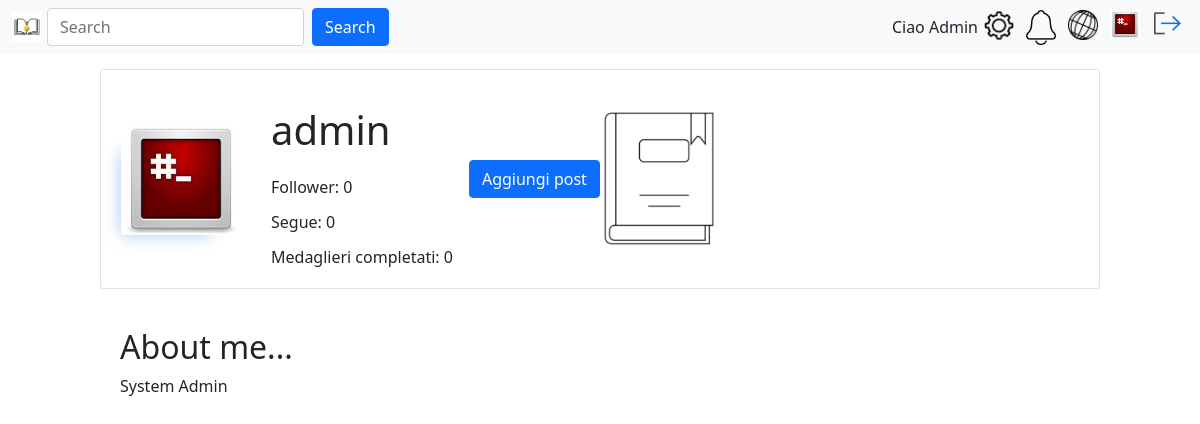
The app's page /profilePage.php?mode=post&id=7 (signed in) with its own data.
### tables this page shows
CREATE TABLE `utente` (
  `id` int(8) NOT NULL AUTO_INCREMENT,
  `username` varchar(80) NOT NULL,
  `email` varchar(80) NOT NULL,
  `pwd` varchar(120) NOT NULL,
  `immagineProfilo` varchar(255) NOT NULL,
  `isAdmin` int(1) NOT NULL,
  `descrizione` varchar(150) DEFAULT NULL,
  `stato` int(1) NOT NULL,
  `numeroFollow` int(8) NOT NULL,
  PRIMARY KEY (`id`)
);

### include/login.model.php (called while the page is built, shortened)
<?php
require_once 'config.php';
function getDbImageName(string $username){
    global $conn;
    $sql = "SELECT immagineProfilo FROM utente WHERE username = ?";
    $stmt = $conn->prepare($sql);
    $stmt->bind_param("s", $username);
    $stmt->execute();
    $result = $stmt->get_result();
    return $result->fetch_assoc()['immagineProfilo'];
}
function getUserDescription(string $username){
    global $conn;
    $sql = "SELECT descrizione FROM utente WHERE username = ?";
    $stmt = $conn->prepare($sql);
    $stmt->bind_param("s", $username);
    $stmt->execute();
    $result = $stmt->get_result();
    return $result->fetch_assoc()['descrizione'];
}
function tmpGetUsernameById($userid){
    global $conn;
    $sql = "SELECT username FROM utente WHERE id = ?";
    $stmt = $conn->prepare($sql);
    $stmt->bind_param("i", $userid);
    $stmt->execute();
    $result = $stmt->get_result();
    return $result->fetch_assoc()['username'];
}
?>

### include/login.controller.php (called while the page is built, shortened)
<?php
function getUserImage(string $username){
    $defaultProfileImage = "images/users/default.png";
    $image = "images/users/" . getDbImageName($username);
    try {
        if (is_file($image) && (getimagesize($image) !== false)) {
                return $image;
            }
    }
    catch (Exception $e) {
        echo '<script>';
        echo 'console.log("Errore nel reperire l\'immagine del profilo utente da db");';
        echo '</script>';
        }
    return $defaultProfileImage;
}
?>

### include/selectors.php (called while the page is built, shortened)
<?php
require_once("config.php");
function getMedCompletatiByUserId($idUser){
    global $conn;
    $sql = "SELECT MMM.id
            From medagliere MMM, sottoscrive SSS
            WHERE SSS.utenteId = ?
            and SSS.medagliereId = MMM.id
            and MMM.id in(
                SELECT M.id
                FROM medagliere M
                WHERE M.id not in(
                    SELECT MM.id
                    FROM medagliere MM, compone C, libro L, sottoscrive S
                    WHERE L.id = C.libroId
                    AND C.medagliereId = MM.id
                    AND MM.id = S.medagliereId
                    AND S.utenteId = ?
                        and L.id not in (
                        SELECT P.libroId
                        FROM post P
                        WHERE P.utenteId = ?)))";
    $stmt = $conn->prepare($sql);
    $stmt->bind_param("iii", $idUser, $idUser, $idUser);
    $stmt->execute();
    $result = $stmt->get_result();
    $tmp = $result->fetch_all(MYSQLI_ASSOC);
    return array_column($tmp, 'id');
}
function gestisciFollowerFollowed($userIdFrom, $isOttieniFollower){
    global $conn;
    $sql = "";
    if($isOttieniFollower){
        $sql = "SELECT * FROM segue S WHERE S.seguitoId=?;";
    } else {
        $sql = "SELECT * FROM segue S WHERE S.seguenteId=?;";
    }
    $stmt = $conn->prepare($sql);
    $stmt->bind_param("i", $userIdFrom);
    $stmt->execute();
    $result = $stmt->get_result();
    $tmp = $result->fetch_all(MYSQLI_ASSOC);
    return $tmp;
}
function ottieniFollower($userIdFrom){
    $isOttieniFollower = true;
    return gestisciFollowerFollowed($userIdFrom, $isOttieniFollower);
}
function ottieniSegue($userIdFrom){
    $isOttieniFollower = false;
    return gestisciFollowerFollowed($userIdFrom, $isOttieniFollower);
}
?>

### profilePage.php (the view, shortened to what this page needs)
<?php
include_once("include/login.controller.php");
include_once("include/login.model.php");
include_once("include/post.php");
require("include/selectors.php");
$visitPost=true;
$portalImg="images/";
if (strcmp($_GET["mode"],"post") == 0){
    $portalImg = $portalImg . "libroMedaglieri.png";
} else {
    $visitPost = false;
    $portalImg = $portalImg . "logoLetturePremiate.png";
}
$userIdvisited = $_GET["id"];
$tmpKey = tmpGetUsernameById($userIdvisited);
$userDescription = getUserDescription($tmpKey);
$completeMeds = getMedCompletatiByUserId($userIdvisited);
$amountComplete = sizeof($completeMeds);
$isMyProfilePage = true;
$nuovoPost = "Aggiungi post";
$nuovoMedagliere = "Aggiungi medagliere";
$initB = "";
$middle = "";
$endB = "";
if($isMyProfilePage) {
    $classType="btn btn-primary";
    $buttonType = "button";
    $redirectTo = "";
    if ($visitPost){
        $redirectTo = "newPost.php";
    } else {
        $redirectTo = "newMedagliere.php";
    }
    $initB = "<a href=\"" . $redirectTo . "\">";
    $middle1 = "<button class=\"" . $classType . "\" type=\"" . $buttonType . "\">";
    $middle2 = "";
    if ($visitPost){
        $middle2 = $nuovoPost;
    } else {
        $middle2 = $nuovoMedagliere;
    }
    $middle = $middle1 . $middle2;
    $endB = "</button></a>";
}
$addButt = $initB . $middle . $endB;
$counterFollower = sizeof(ottieniFollower($userIdvisited));
$counterSeguo = sizeof(ottieniSegue($userIdvisited));
?>
<!DOCTYPE html>
<html lang="it">
<head>
  <link href="https://cdn.jsdelivr.net/npm/bootstrap@5.1.3/dist/css/bootstrap.min.css" rel="stylesheet"
>
  <link rel="stylesheet" type="text/css" href="css/landingPage.css">
  <link rel="stylesheet" type="text/css" href="css/JPfirstAttemp1.css">
  <link rel="stylesheet" type="text/css" href="css/JPBook.css">
</head>
<body>
  <?php require('navbarSelect.php'); ?>
    <main class="d-flex">
        <div class="col-1"></div>
        <div class="col-10">
            <div class="card">
                <div class="card-body">
                    <div class="d-md-inline-flex bd-highlight">
                        <div id="mainInfos" class="bd-highlight p-1 d-md-inline-flex justify-content-start align-items-center float-left">
                            <div id="divContainerImg" class="">
                                <img id="propic"
                                    src="<?php echo getUserImage($tmpKey); ?>"
                                    alt="Immagine Profilo"
                                    class="rounded float-left">
                            </div>
                            <div id="textInfo" class="">
                                <h1 id="username"> <?php echo $tmpKey ?> </h1>
                                <p class="card-text" id="counterFollower"> Follower: <?php echo $counterFollower; ?> </p>
                                <p class="card-text" id="counterFollower"> Segue: <?php echo $counterSeguo; ?> </p>
                                <p class="card-text" id="counterMedaglieri"> Medaglieri completati: <?php echo $amountComplete?> </p>
                            </div>
                        </div>
                        <div class="d-flex flex-grow-1 p-1">
                        </div>
                        <div id="portals" class="bd-highlight p-1 d-md-inline-flex justify-content-end align-items-center float-right">
                            <div id="addInfos" class="">
                                <?php echo $addButt; ?>
                            </div>
                            <div id="portalDiv" class="">
                                <abbr id="portalAbbr" lang="it" title="<?php echo tmpGetUsernameById($_GET["id"]); ?>" >
                                    <img
                                        id="portal"
                                        class="flex-wrap align-items-center"
                                        alt="<?php echo tmpGetUsernameById($_GET["id"]); ?>"
                                        src="<?php echo $portalImg; ?>"
                                        />
                                </abbr>
                            </div>
                        </div>
                    </div>
                </div>
            </div>
        </div>
        <div class="col-1"></div>
    </main>
    <?php if(!empty($userDescription)) {
        echo "<section id='userDescription' class='d-flex'>
        <div class='col-1'></div>
        <div class='col-10'>
            <h2> About me... </h2>
            <p>" .
            $userDescription .
            "</p>
        </div>
        <div class='col-1'></div>
    </section>";}
    ?>
</body>
</html>

### navbar.php
<?php
include_once("include/login.controller.php");
include_once("include/login.model.php");
?>
<header>
    <nav class="navbar navbar-expand navbar-light bg-light">
        <div class="container-fluid">
            <a href="landingPage.php"> <img id="logo" src="images/logoLetturePremiateSmall.jpg" alt="Logo con libro e medaglia"> </a>
            <form class="d-flex me-auto">
                <input class="form-control me-2" type="search" placeholder="Search" aria-label="Search">
                <button class="btn btn-primary" type="submit">Search</button>
            </form>
          <div id="username" class="d-flex"><?php echo "Ciao " . ucfirst($_SESSION["username"]);?></div>
          <div class="d-flex" id="navbarSupportedContent">
            <ul class="navbar-nav">
              <li class="nav-item">
                <a href="settingPage.php"><img src="images/settingLogo.png" alt="Impostazioni"></a>
              </li>
              <li class="nav-item">
                <img src="images/notifyLogo.png" alt="Notifiche">
              </li>
              <li class="nav-item dropdown">
                <img src="images/discoveryLogo.png" alt="Scopri">
              </li>
              <li class="nav-item">
                <a href="profilePage.php"><img src=<?php echo getUserImage($_SESSION["username"]); ?> alt="Immagine Profilo"> </a>
              </li>
                <li class="nav-item">
                <a href="logout.php"><img src="images/log-out.png" alt="Logout"></a>
              </li>
            </ul>
          </div>
        </div>
      </nav>
</header>

### css/landingPage.css (style rules this page uses)
#logo { width: 30px; height: auto; margin-right: 5px; }
#navbarSupportedContent img { width: 30px; height: auto; margin: 0 6px; }

### css/JPfirstAttemp1.css (style rules this page uses)
body section#userDescription { padding: 2%; }
div#textInfo { line-height: 1.2; }
div#textInfo h1 { line-height: 2; }
main img { max-width: 150px; width: 80%; min-width: 100px; }
div#mainInfos img { box-shadow: -15px 15px 16px -16px #0a65d56a; }
body main { margin: 15px 0; }

### records on screen
utente: immagineProfilo (picture), username+immagineProfilo (picture), username "admin", userDescription "System Admin"

### other values on screen
$_SESSION["username"] "Admin"
$counterFollower "0"
$counterSeguo "0"
$amountComplete "0"
$addButt "Aggiungi post"
